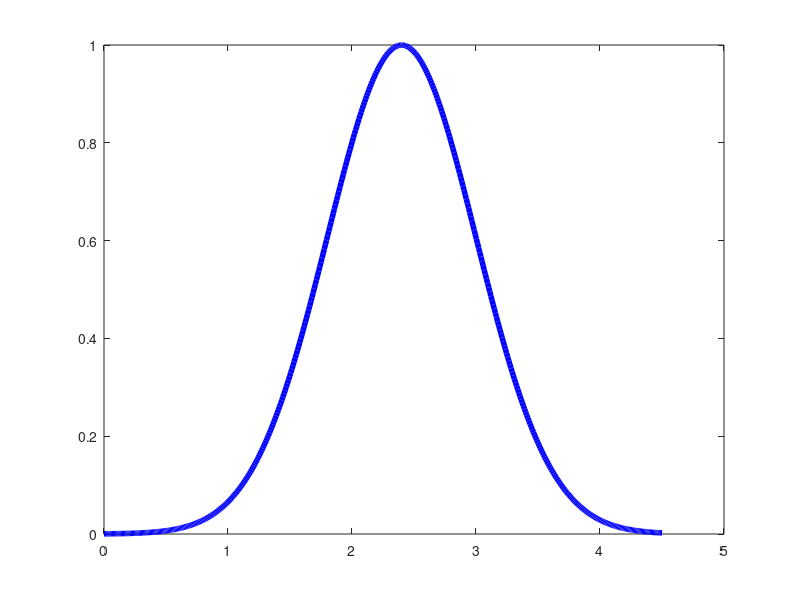

Here is the MATLAB script that generated this plot: (Note: this script raises an error after producing the figure.)
% Parameters
P_l_bar = 3.0;                  % Constraint limit (maximum allowed power)
P_opt = 0.8 * P_l_bar;          % Optimal power value (peak of the bell)
sigma = 0.2 * P_l_bar;          % Standard deviation (controls width of the bell)
beta = 1.0;                     % Scaling factor for reward

% Power range (x-axis)
P_l = linspace(0, 1.5 * P_l_bar, 500);

% Gaussian reward function
reward = beta * exp(-((P_l - P_opt).^2) / (2 * sigma^2));
% Plot
figure;
plot(P_l, reward, 'b-', 'LineWidth', 4); hold on;
xline(P_opt, '--g', 'P_{opt}', 'LabelVerticalAlignment', 'bottom', 'LineWidth', 2);
xline(P_l_bar, '--r', 'P_l^{max}', 'LabelVerticalAlignment', 'bottom', 'LineWidth', 2);
xlabel('Power exchanged with the DSO (P_l)');
ylabel('Reward');
title('Gaussian-Based Reward Function Based on Power Exchange');
legend('reward(P_l)', 'P_{opt} (peak)', 'P_l^{max} (constraint)', 'Location', 'best');
grid on;
grid minor;
set(gca, 'XMinorGrid', 'on', 'YMinorGrid', 'on') ;
